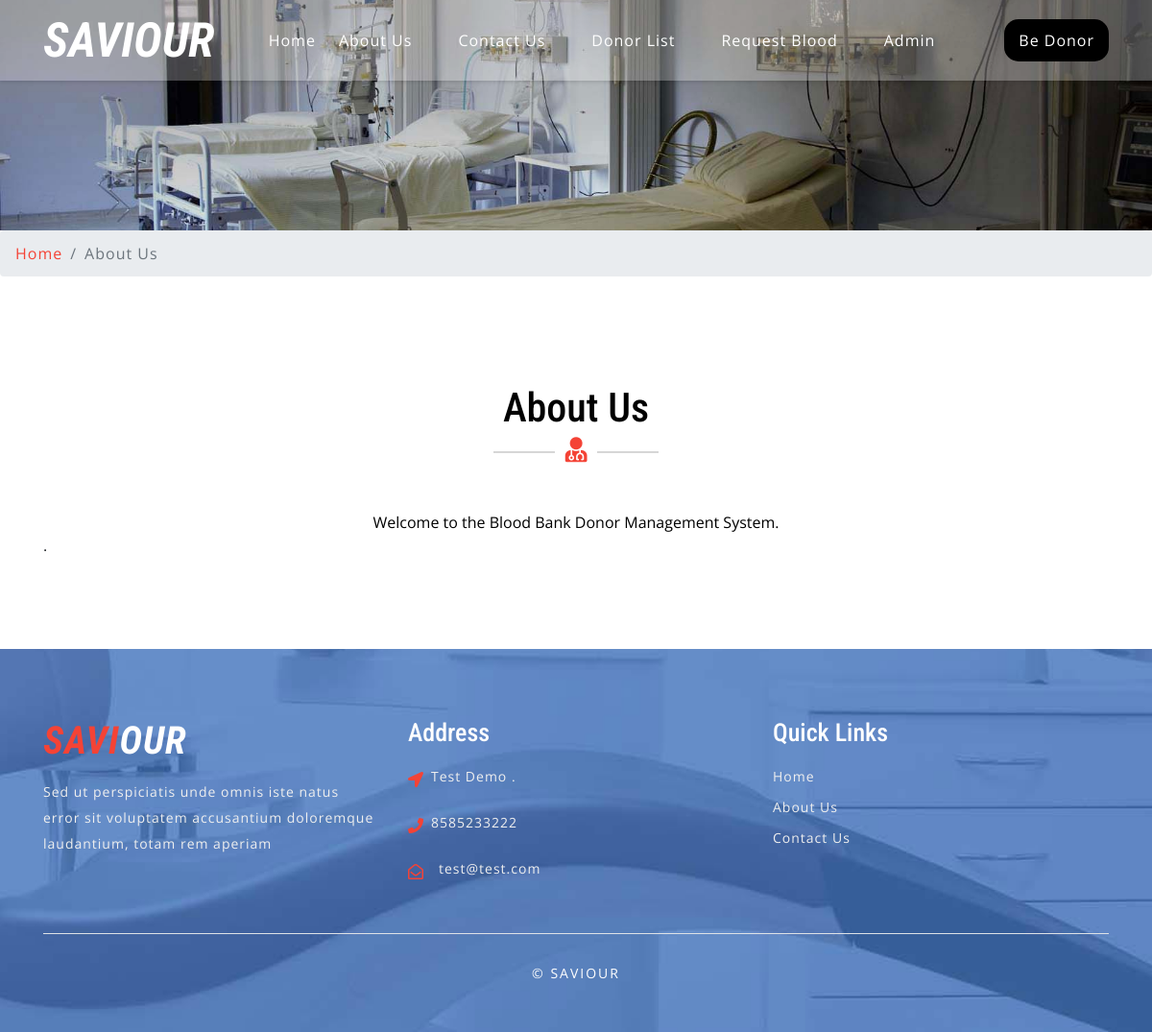
The app's page /bbdms/about.php with its own data.
### tables this page shows
CREATE TABLE `tblpages` (
  `id` int(11) NOT NULL,
  `PageName` varchar(255) DEFAULT NULL,
  `type` varchar(255) NOT NULL DEFAULT '',
  `detail` longtext NOT NULL
);

CREATE TABLE `tblcontactusinfo` (
  `id` int(11) NOT NULL,
  `Address` tinytext DEFAULT NULL,
  `EmailId` varchar(255) DEFAULT NULL,
  `ContactNo` char(11) DEFAULT NULL
);

### bbdms/about.php (the view, shortened to what this page needs)
<?php
include('includes/config.php');
?>
<!DOCTYPE html>
<html lang="zxx">
<head>
	<link rel="stylesheet" href="css/bootstrap.css">
	<link rel="stylesheet" href="css/style.css" type="text/css" media="all" />
	<link rel="stylesheet" href="css/fontawesome-all.css">
</head>
<body>
	<?php include('includes/header.php');?>
	<div class="inner-banner-w3ls">
	</div>
	<div class="breadcrumb-agile">
		<div aria-label="breadcrumb">
			<ol class="breadcrumb">
				<li class="breadcrumb-item">
					<a href="index.php">Home</a>
				</li>
				<li class="breadcrumb-item active" aria-current="page">About Us</li>
			</ol>
		</div>
	</div>
	<section class="about py-5">
		<div class="container py-xl-5 py-lg-3">
			<?php
$pagetype="aboutus";
$sql = "SELECT type,detail,PageName from tblpages where type=:pagetype";
$query = $dbh -> prepare($sql);
$query->bindParam(':pagetype',$pagetype,PDO::PARAM_STR);
$query->execute();
$results=$query->fetchAll(PDO::FETCH_OBJ);
if($query->rowCount() > 0)
{
foreach($results as $result)
{ ?>
			<div class="w3ls-titles text-center mb-md-5 mb-4">
				<h3 class="title"><?php   echo htmlentities($result->PageName); ?></h3>
				<span>
					<i class="fas fa-user-md"></i>
				</span>
			</div>
			<p class="aboutpara text-center mx-auto"><?php  echo $result->detail; ?>.</p>
<?php } } ?>
		</div>
	</section>
	<?php include('includes/footer.php');?>
</body>
</html>

### bbdms/includes/footer.php (shortened to what this page needs)
<footer>
    <div class="w3ls-footer-grids pt-sm-4 pt-3">
      <div class="container py-xl-5 py-lg-3">
        <div class="row">
          <div class="col-md-4 w3l-footer">
            <h2 class="mb-sm-3 mb-2">
              <a href="index.php" class="text-white font-italic font-weight-bold">
                <span>SAVI</span>OUR
              </a>
            </h2>
            <p>Sed ut perspiciatis unde omnis iste natus error sit voluptatem accusantium doloremque laudantium, totam rem
              aperiam          </div>
          <div class="col-md-4 w3l-footer my-md-0 my-4">
            <h3 class="mb-sm-3 mb-2 text-white">Address</h3>
            <ul class="list-unstyled">
              <?php
$sql = "SELECT * from tblcontactusinfo";
$query = $dbh -> prepare($sql);
$query->execute();
$results=$query->fetchAll(PDO::FETCH_OBJ);
if($query->rowCount() > 0)
{
foreach($results as $result)
{ ?>
              <li>
                <i class="fas fa-location-arrow float-left"></i>
                <p class="ml-4">
                  <span><?php  echo $result->Address; ?>. </p>
                <div class="clearfix"></div>
              </li>
              <li class="my-3">
                <i class="fas fa-phone float-left"></i>
                <p class="ml-4"><?php  echo $result->ContactNo; ?></p>
                <div class="clearfix"></div>
              </li>
              <li>
                <i class="far fa-envelope-open float-left"></i>
                <a href="mailto:info@example.com" class="ml-3"><?php  echo $result->EmailId; ?></a>
                <div class="clearfix"></div>
              </li>
            <?php } } ?></ul>
          </div>
          <div class="col-md-4 w3l-footer">
            <h3 class="mb-sm-3 mb-2 text-white">Quick Links</h3>
            <div class="nav-w3-l">
              <ul class="list-unstyled">
                <li>
                  <a href="index.php">Home</a>
                </li>
                <li class="mt-2">
                  <a href="about.php">About Us</a>
                </li>
                <li class="mt-2">
                  <a href="contact.php">Contact Us</a>
                </li>
              </ul>
            </div>
          </div>
        </div>
        <div class="border-top mt-5 pt-lg-4 pt-3 pb-lg-0 pb-3 text-center">
          <p class="copy-right-grids mt-lg-1">©  SAVIOUR
          </p>
        </div>
      </div>
    </div>
  </footer>

### bbdms/css/style.css (style rules this page uses)
body { padding: 0; margin: 0; background: #FFF; font-family: 'Open Sans', sans-serif; }
body a { transition: 0.5s all; -webkit-transition: 0.5s all; -moz-transition: 0.5s all; -o-transition: 0.5s all; -ms-transition: 0.5s all; text-decoration: none; }
h1, h2, h3, h4, h5, h6 { margin: 0; padding: 0; font-family: 'Roboto Condensed', sans-serif; }
p { margin: 0; padding: 0; font-family: 'Open Sans', sans-serif; font-size: 15px; letter-spacing: 1px; line-height: 1.9; color: #999; }
ul, ol { margin: 0; padding: 0; }
.navbar-light .navbar-brand, .navbar-light .navbar-brand:hover, .navbar-light .navbar-brand:focus, .w3l-footer h2 a span { color: #f44336; }
h3.title { color: #000; font-size: 42px; }
.w3ls-titles span { position: relative; }
.w3ls-titles span:before { content: " "; background: #d6d6d6; width: 64px; height: 2px; position: absolute; top: 9px; left: -75px; }
.w3ls-titles span:after { content: " "; background: #d6d6d6; width: 64px; height: 2px; position: absolute; top: 9px; right: -75px; }
.w3ls-titles i { color: #f44336; font-size: 26px; margin-top: 5px; }
footer { background: url(../images/bg3.jpg) no-repeat center fixed; background-size: cover; -webkit-background-size: cover; -moz-background-size: cover; -o-background-size: cover; -moz-background-size: cover; }
.w3l-footer h2 a { font-size: 40px; letter-spacing: 1px; }
.w3l-footer h3 { font-size: 26px; }
.w3l-footer p, .w3l-footer p a, .w3l-footer ul li a { font-size: 14px; color: #efefef; letter-spacing: 1px; }
.w3l-footer ul li i { color: #f44336; line-height: 2; }
p.copy-right-grids { font-size: 14px; color: #fff; letter-spacing: 2px; }
.inner-banner-w3ls { background: url(../images/banner3.jpg) no-repeat center; background-size: cover; -webkit-background-size: cover; -moz-background-size: cover; -o-background-size: cover; -moz-background-size: cover; height: 20vw; }
.breadcrumb li a { color: #f44336; }
.breadcrumb li { letter-spacing: 1px; color: #000; }
.about p.aboutpara { font-size: 16px; max-width: 900px; }

### records on screen
tblpages: PageName "About Us", detail "Welcome to the Blood Bank Donor Management System."
tblcontactusinfo: Address "Test Demo", ContactNo "8585233222", EmailId "test@test.com"
